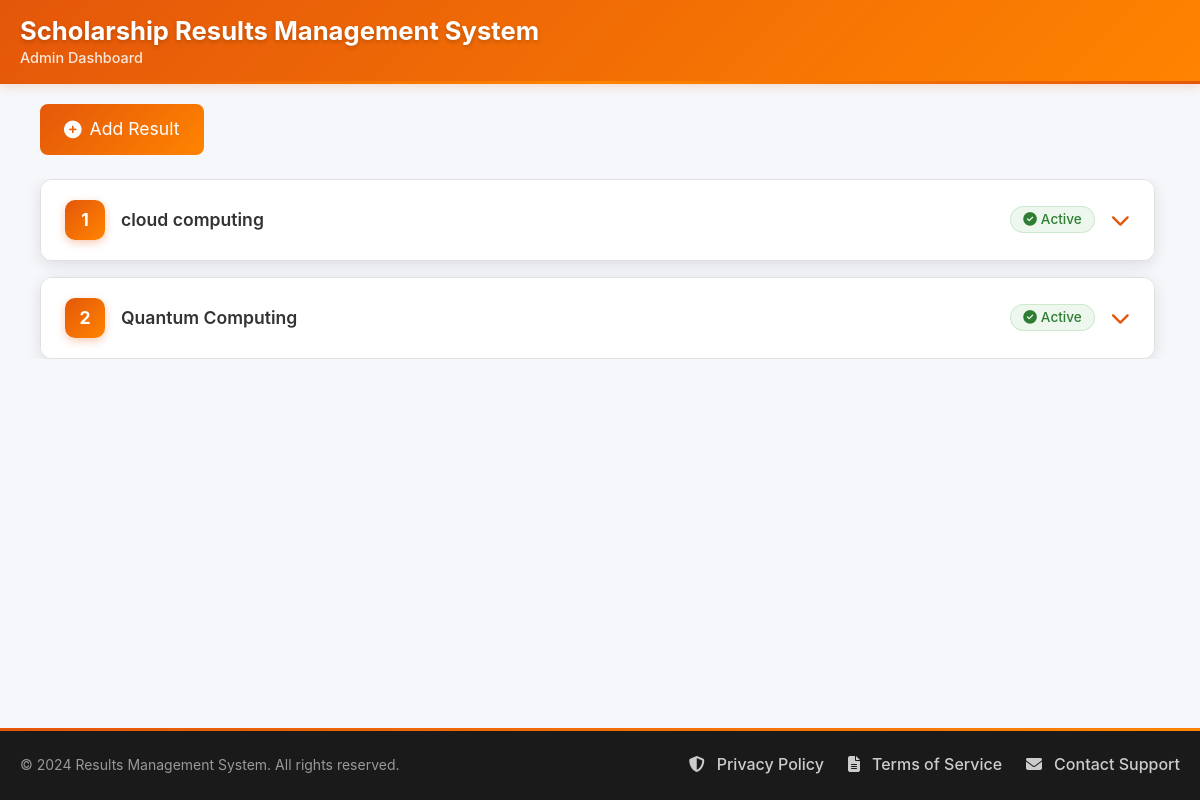
The app's page /, older data.
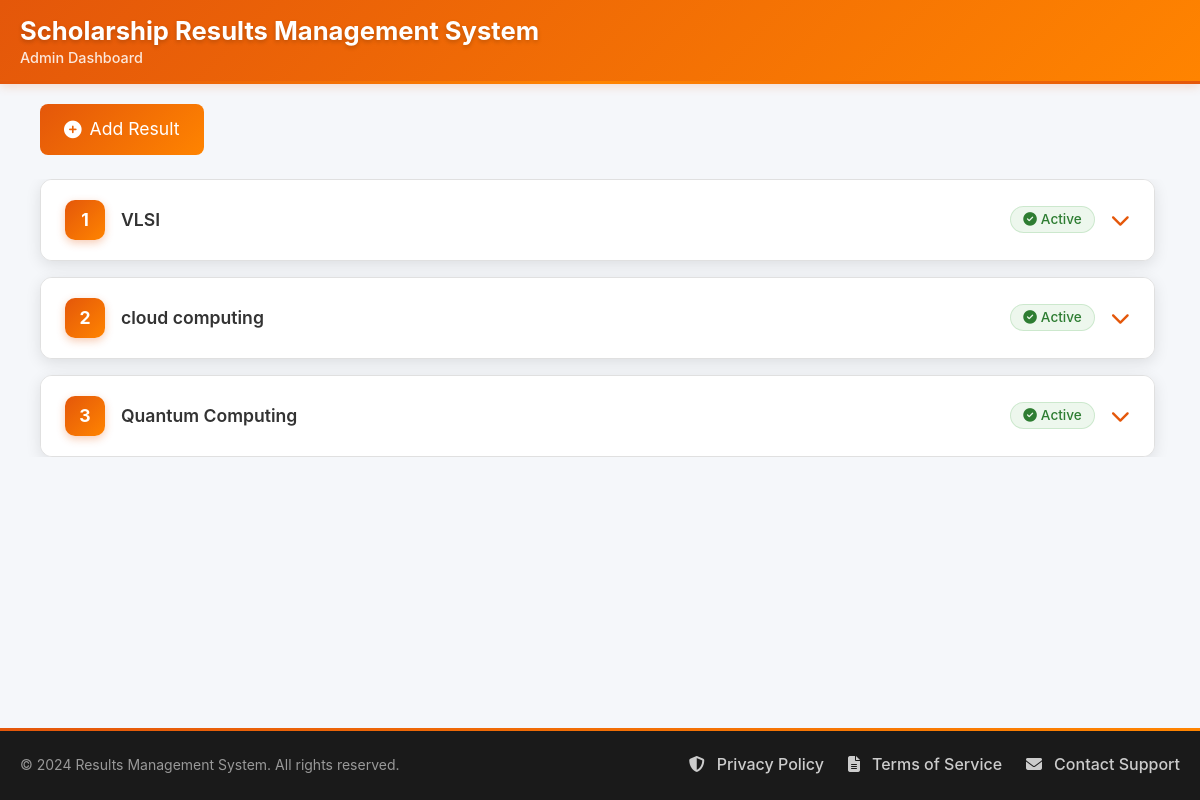
The same page, newer data.
### adminapp/models.py (models this page shows, shortened)
class Result(models.Model):
    title = models.CharField(max_length=200)
    file = models.FileField(upload_to='results/')
    is_active = models.BooleanField(default=False)
    created_at = models.DateTimeField(auto_now_add=True)
    unique_slug = models.SlugField(unique=True, blank=True)

### adminapp/views.py (the view)
# urls.py: path('', views.admin_dashboard, name='admin_dashboard'),
def admin_dashboard(request):
    results = Result.objects.all().order_by('-id')
    return render(request, "adminapp/dashboard.html", {"results": results})

### adminapp/templates/adminapp/dashboard.html (shortened to what this page needs)
<!DOCTYPE html>
<html>
<head>
    <link rel="stylesheet" href="https://cdn.jsdelivr.net/npm/bootstrap@5.3.1/dist/css/bootstrap.min.css">
    <link rel="stylesheet" href="https://cdnjs.cloudflare.com/ajax/libs/font-awesome/6.4.0/css/all.min.css">
</head>
<body>
    <header class="main-header">
        <div class="header-content">
            <div class="logo-section">
                <div class="logo-text">
                    <h1>Scholarship Results Management System</h1>
                    <p>Admin Dashboard</p>
                </div>
            </div>
        </div>
    </header>
    <main class="main-content">
        <div class="dashboard-header">
            <button class="btn btn-primary btn-lg d-flex align-items-center" data-bs-toggle="modal" data-bs-target="#addResultModal">
                <i class="fas fa-plus-circle me-2"></i> Add Result
            </button>
        </div>
        <div class="cards-scroll-container">
            <div class="cards-container">
                {% if results %}
                    {% for r in results %}
                    <div class="result-card" id="card-{{ r.id }}">
                        <div class="card-header collapsed" data-bs-toggle="collapse" data-bs-target="#cardBody-{{ r.id }}" aria-expanded="false">
                            <div class="card-header-left">
                                <div class="card-id">{{ forloop.counter }}</div>
                                <div class="card-title">{{ r.title }}</div>
                            </div>
                            <div class="card-status">
                                {% if r.is_active %}
                                    <span class="badge bg-success">
                                        <i class="fas fa-check-circle me-1"></i>Active
                                    </span>
                                {% else %}
                                    <span class="badge bg-secondary">
                                        <i class="fas fa-times-circle me-1"></i>Inactive
                                    </span>
                                {% endif %}
                            </div>
                            <i class="fas fa-chevron-down card-arrow"></i>
                        </div>
                    </div>
                    {% endfor %}
                {% endif %}
            </div>
        </div>
    </main>
    <footer class="main-footer">
        <div class="footer-content">
            <div class="copyright">
                &copy; 2024 Results Management System. All rights reserved.
            </div>
            <div class="footer-links">
                <a href="#"><i class="fas fa-shield-alt me-1"></i>Privacy Policy</a>
                <a href="#"><i class="fas fa-file-alt me-1"></i>Terms of Service</a>
                <a href="#"><i class="fas fa-envelope me-1"></i>Contact Support</a>
            </div>
        </div>
    </footer>
</body>
</html>

Row changes from the older to the newer data that the page shows:
added Result: title "VLSI", is_active True (drawn)
